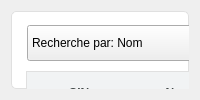
      <widget class="QWidget" name="clientListPage">
       <layout class="QVBoxLayout" name="verticalLayout_ClientList">
        <item>
         <widget class="QWidget" name="clientListContainer" native="true">
          <property name="styleSheet">
           <string notr="true">#clientListContainer {
                 border: 1px solid #E0E0E0; /* Lighter border */
                 border-radius: 5px; /* Rounded corners */
                 background-color: #FFFFFF; /* Ensure white background */
              }</string>
          </property>
          <widget class="QTableWidget" name="clientTableWidget">
           <property name="geometry">
            <rect>
             <x>15</x>
             <y>60</y>
             <width>901</width>
             <height>411</height>
            </rect>
           </property>
           <property name="styleSheet">
            <string notr="true">QTableWidget {
    border: 1px solid #E0E0E0; gridline-color: #F0F0F0; background-color: #FFFFFF;
    alternate-background-color: #F9F9F9; selection-background-color: #AED6F1; selection-color: #222222;
    outline: none; font-size: 13px;
}
QTableWidget::item {
    padding: 8px 12px; border-bottom: 1px solid #F0F0F0; border-right: 1px solid #F0F0F0;
}
QTableWidget::item:last-child { border-right: none; }
QTableWidget::item:selected { background-color: #AED6F1; color: #1A5276; border-bottom: 1px solid #9ACEEB; border-right-color: #9ACEEB; }
QTableWidget::item:selected:last-child { border-right: none; }
QTableWidget::item:hover { background-color: #EAF2F8; }

QHeaderView::section {
    background-color: #F1F3F4; padding: 8px; border: none; border-bottom: 2px solid #D5D8DC;
    font-weight: bold; color: #424949; text-align: left; padding-left: 12px; min-height: 26px;
}
</string>
           </property>
           <property name="editTriggers">
            <set>QAbstractItemView::EditTrigger::NoEditTriggers</set>
           </property>
           <property name="alternatingRowColors">
            <bool>true</bool>
           </property>
           <property name="selectionMode">
            <enum>QAbstractItemView::SelectionMode::SingleSelection</enum>
           </property>
           <property name="selectionBehavior">
            <enum>QAbstractItemView::SelectionBehavior::SelectRows</enum>
           </property>
           <property name="showGrid">
            <bool>true</bool>
           </property>
           <property name="gridStyle">
            <enum>Qt::PenStyle::SolidLine</enum>
           </property>
           <property name="sortingEnabled">
            <bool>true</bool>
           </property>
           <attribute name="horizontalHeaderStretchLastSection">
            <bool>true</bool>
           </attribute>
           <column>
            <property name="text">
             <string>CIN</string>
            </property>
           </column>
           <column>
            <property name="text">
             <string>Nom</string>
            </property>
           </column>
           <column>
            <property name="text">
             <string>Prénom</string>
            </property>
           </column>
           <column>
            <property name="text">
             <string>Email</string>
            </property>
           </column>
           <column>
            <property name="text">
             <string>Adresse</string>
            </property>
           </column>
           <column>
            <property name="text">
             <string>Téléphone</string>
            </property>
           </column>
           <column>
            <property name="text">
             <string>Date</string>
            </property>
           </column>
           <column>
            <property name="text">
             <string>Pays</string>
            </property>
           </column>
          </widget>
          <widget class="QPushButton" name="addButton_List">
           <property name="geometry">
            <rect>
             <x>800</x>
             <y>510</y>
             <width>120</width>
             <height>36</height>
            </rect>
           </property>
           <property name="minimumSize">
            <size>
             <width>120</width>
             <height>36</height>
            </size>
           </property>
           <property name="styleSheet">
            <string notr="true">QPushButton { background-color: #5dade2; color: white; border: none; } QPushButton:hover { background-color: #3498db; } QPushButton:pressed { background-color: #2874a6; } QPushButton:disabled { background-color: #aed6f1; }</string>
           </property>
           <property name="text">
            <string>➕ Ajouter</string>
           </property>
           <property name="iconSize">
            <size>
             <width>16</width>
             <height>16</height>
            </size>
           </property>
          </widget>
          <widget class="QPushButton" name="deleteButton">
           <property name="geometry">
            <rect>
             <x>143</x>
             <y>503</y>
             <width>120</width>
             <height>36</height>
            </rect>
           </property>
           <property name="minimumSize">
            <size>
             <width>120</width>
             <height>36</height>
            </size>
           </property>
           <property name="styleSheet">
            <string notr="true">QPushButton { background-color: #5dade2; color: white; border: none; } QPushButton:hover { background-color: #3498db; } QPushButton:pressed { background-color: #2874a6; } QPushButton:disabled { background-color: #aed6f1; }</string>
           </property>
           <property name="text">
            <string>🗑️ Supprimer</string>
           </property>
           <property name="iconSize">
            <size>
             <width>16</width>
             <height>16</height>
            </size>
           </property>
          </widget>
          <widget class="QPushButton" name="modifyButton">
           <property name="geometry">
            <rect>
             <x>16</x>
             <y>503</y>
             <width>120</width>
             <height>36</height>
            </rect>
           </property>
           <property name="minimumSize">
            <size>
             <width>120</width>
             <height>36</height>
            </size>
           </property>
           <property name="styleSheet">
            <string notr="true">QPushButton { background-color: #5dade2; color: white; border: none; } QPushButton:hover { background-color: #3498db; } QPushButton:pressed { background-color: #2874a6; } QPushButton:disabled { background-color: #aed6f1; }</string>
           </property>
           <property name="text">
            <string>✏️ Modifier</string>
           </property>
           <property name="iconSize">
            <size>
             <width>16</width>
             <height>16</height>
            </size>
           </property>
          </widget>
          <widget class="QLineEdit" name="searchLineEdit">
           <property name="geometry">
            <rect>
             <x>206</x>
             <y>14</y>
             <width>250</width>
             <height>36</height>
            </rect>
           </property>
           <property name="minimumSize">
            <size>
             <width>250</width>
             <height>36</height>
            </size>
           </property>
           <property name="styleSheet">
            <string notr="true">#searchLineEdit {
    padding-left: 28px; /* Padding for potential icon */
    /* background-image: url(:/images/images/search_icon.png); /* Example: add via code */
    background-repeat: no-repeat;
    background-position: left 7px center;
    background-origin: padding-box;
}
/* Add search icon using QAction in code instead of CSS background */
</string>
           </property>
           <property name="placeholderText">
            <string>Rechercher un client...</string>
           </property>
           <property name="clearButtonEnabled">
            <bool>true</bool>
           </property>
          </widget>
          <widget class="QComboBox" name="comboBox_SortBy">
           <property name="geometry">
            <rect>
             <x>16</x>
             <y>14</y>
             <width>183</width>
             <height>36</height>
            </rect>
           </property>
           <property name="minimumSize">
            <size>
             <width>120</width>
             <height>36</height>
            </size>
           </property>
           <property name="styleSheet">
            <string notr="true">/* Reusing general ComboBox style defined globally */</string>
           </property>
           <item>
            <property name="text">
             <string>Recherche par: Nom</string>
            </property>
           </item>
           <item>
            <property name="text">
             <string>Recherche par: Prénom</string>
            </property>
           </item>
           <item>
            <property name="text">
             <string>Recherche par: CIN</string>
            </property>
           </item>
           <item>
            <property name="text">
             <string>Recherche par: Zone</string>
            </property>
           </item>
          </widget>
          <widget class="QToolButton" name="functionalityMenuButton">
           <property name="geometry">
            <rect>
             <x>870</x>
             <y>10</y>
             <width>45</width>
             <height>41</height>
            </rect>
           </property>
           <property name="minimumSize">
            <size>
             <width>42</width>
             <height>34</height>
            </size>
           </property>
           <property name="toolTip">
            <string>Fonctionnalités</string>
           </property>
           <property name="styleSheet">
            <string notr="true">QToolButton {
    border: 1px solid #C5C5C5;
    padding: 5px;
    background-color: white;
    color: #333;
    border-radius: 4px;
    min-width: 30px;
}
QToolButton:hover { background-color: #F0F8FF; border-color: #A0A0A0; }
QToolButton:focus { border-color: #4A90E2; background-color: #E3F2FD; }
QToolButton:pressed { background-color: #E3F2FD; }
QToolButton[popupMode=&quot;1&quot;] { /* Optional: space for indicator */ }
QToolButton::menu-indicator { width: 16px; height: 16px; }
QToolButton:!menu-indicator { image: none; }
QToolButton::menu { background-color: white; border: 1px solid #C0C0C0; border-radius: 4px; min-width: 160px; padding: 5px; }
QToolButton QMenu::item { padding: 8px 15px; background-color: transparent; }
QToolButton QMenu::item:selected { background-color: #E8F0FE; color: #1A237E; }
QToolButton QMenu::separator { height: 1px; background-color: #E0E0E0; margin: 5px 0; }
</string>
           </property>
           <property name="text">
            <string>...</string>
           </property>
           <property name="icon">
            <iconset>
             <normaloff>:/images/images/menu_dots.png</normaloff>:/images/images/menu_dots.png</iconset>
           </property>
           <property name="iconSize">
            <size>
             <width>16</width>
             <height>16</height>
            </size>
           </property>
           <property name="popupMode">
            <enum>QToolButton::ToolButtonPopupMode::InstantPopup</enum>
           </property>
           <property name="autoRaise">
            <bool>false</bool>
           </property>
          </widget>
          <widget class="QPushButton" name="consulterbtn">
           <property name="geometry">
            <rect>
             <x>670</x>
             <y>510</y>
             <width>120</width>
             <height>36</height>
            </rect>
           </property>
           <property name="minimumSize">
            <size>
             <width>120</width>
             <height>36</height>
            </size>
           </property>
           <property name="styleSheet">
            <string notr="true">QPushButton { background-color: #5dade2; color: white; border: none; } QPushButton:hover { background-color: #3498db; } QPushButton:pressed { background-color: #2874a6; } QPushButton:disabled { background-color: #aed6f1; }</string>
           </property>
           <property name="text">
            <string>🗂️Consulter</string>
           </property>
           <property name="iconSize">
            <size>
             <width>16</width>
             <height>16</height>
            </size>
           </property>
          </widget>
         </widget>
        </item>
       </layout>
      </widget>
